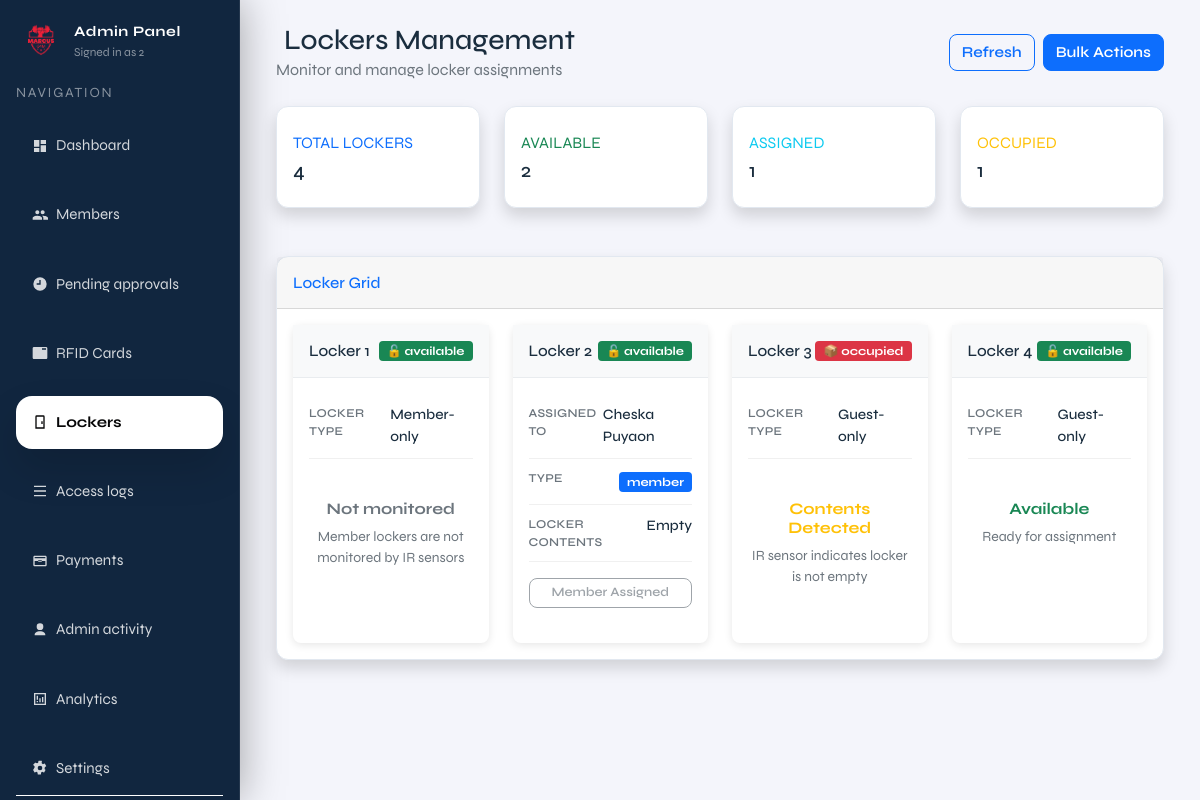
The app's page /admin/lockers (signed in), older data.
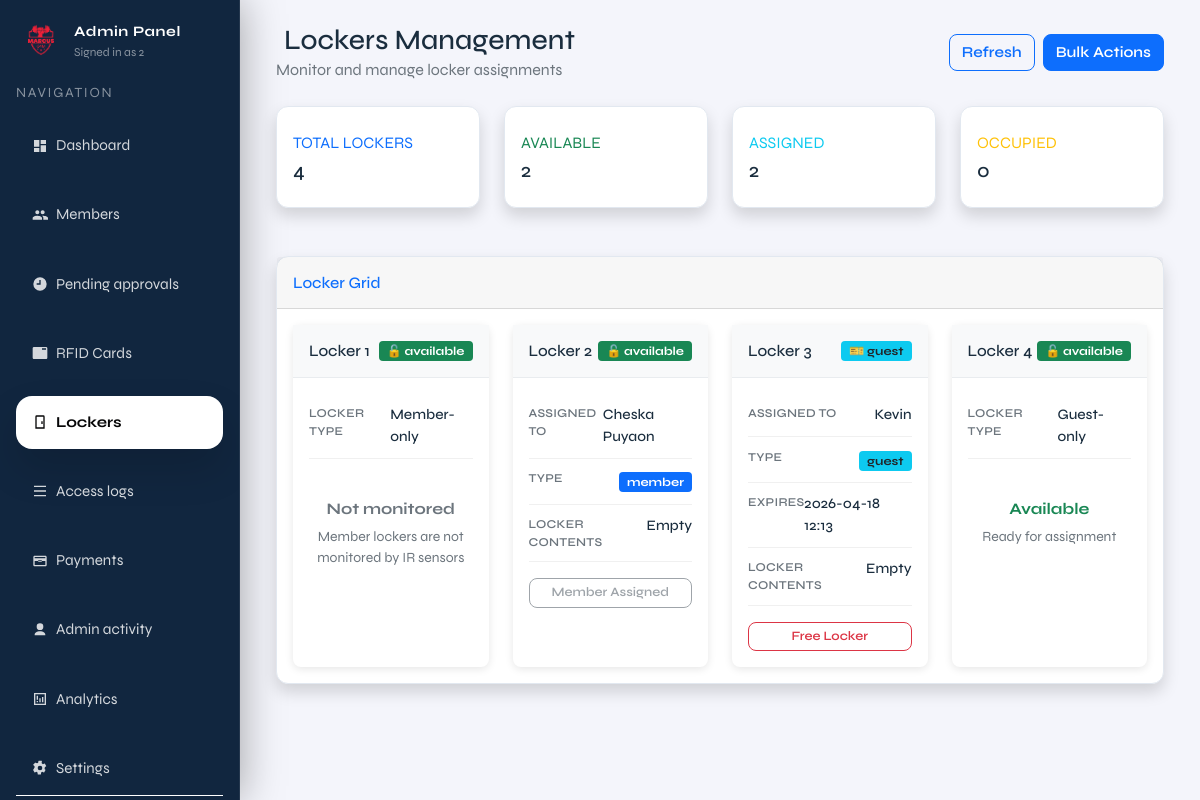
The same page, newer data.
### tables this page shows
CREATE TABLE lockers (
              id INTEGER PRIMARY KEY AUTOINCREMENT,
              label TEXT NOT NULL,
              status TEXT NOT NULL DEFAULT 'available'
            );

CREATE TABLE members (
              id INTEGER PRIMARY KEY AUTOINCREMENT,
              full_name TEXT NOT NULL,
              address TEXT,
              contact_number TEXT,
              age INTEGER,
              category TEXT,
              payment_status TEXT NOT NULL DEFAULT 'unpaid',
              paid_at TEXT,
              status TEXT NOT NULL DEFAULT 'pending',
              created_at TEXT NOT NULL DEFAULT (datetime('now'))
            , locker_id INTEGER, fingerprint_uid TEXT, rfid_uid TEXT, expiry_date TEXT, member_type TEXT DEFAULT 'regular');

### admin.py (the view)
@admin_bp.get("/lockers")
def admin_lockers():
    guard = _require_admin()
    if guard is not None:
        return guard
    now_local = datetime.now().strftime("%Y-%m-%d %H:%M:%S")
    with connect() as conn:
        conn.execute(
            """
            UPDATE members
               SET locker_id = NULL
             WHERE member_type = 'guest'
               AND locker_id IS NOT NULL
               AND REPLACE(expiry_date, 'T', ' ') < ?
            """,
            (now_local,),
        )
        conn.execute(
            """
            UPDATE members
               SET locker_id = NULL
             WHERE member_type = 'guest'
               AND locker_id IS NOT NULL
               AND NOT EXISTS (
                   SELECT 1 FROM guest_rfid_cards grc
                    WHERE grc.guest_id = members.id
                      AND grc.status = 'ACTIVE'
               )
            """,
        )
        conn.execute(
            """
            UPDATE lockers
               SET status = 'available'
             WHERE status = 'occupied'
               AND id NOT IN (SELECT locker_id FROM members WHERE locker_id IS NOT NULL)
            """,
        )
    with connect() as conn:
        lockers_data = conn.execute(
            """
            SELECT
                l.id,
                l.label,
                l.status,
                m.id AS member_id,
                m.full_name,
                m.member_type,
                m.status AS member_status,
                m.payment_status,
                m.expiry_date
            FROM lockers l
            LEFT JOIN members m ON l.id = m.locker_id
                AND (
                    (m.member_type != 'guest' AND m.status = 'approved')  -- Only show APPROVED regular members
                    OR (m.member_type = 'guest' AND (m.expiry_date IS NULL OR REPLACE(m.expiry_date, 'T', ' ') >= ?))  -- Show active guests, including no-expiry guests
                )
            ORDER BY l.id ASC
            """,
            (now_local,)
        ).fetchall()
        lockers = []
        for row in lockers_data:
            locker_type = 'member' if row["id"] in (1, 2) else 'guest'
            locker = {
                "id": row["id"],
                "label": row["label"],
                "status": row["status"],
                "type": locker_type,
                "assigned_to": None
            }
            if row["member_id"]:
                locker["assigned_to"] = {
                    "id": row["member_id"],
                    "name": row["full_name"],
                    "type": row["member_type"],
                    "member_status": row["member_status"],
                    "payment_status": row["payment_status"],
                    "expiry_date": row["expiry_date"]
                }
            lockers.append(locker)
        stats = {
            "total": len(lockers),
            "available": sum(
                1 for l in lockers
                if (l["type"] == "member" and l["assigned_to"] is None)
                or (l["type"] == "guest" and l["assigned_to"] is None and l["status"] == "available")
            ),
            "occupied": sum(
                1 for l in lockers
                if l["type"] == "guest" and l["status"] == "occupied"
            ),
            "assigned": sum(1 for l in lockers if l["assigned_to"] is not None)
        }
    return render_template(
        "admin/pages/admin_lockers.html",
        lockers=lockers,
        stats=stats,
        current_page="lockers",
        admin_username=session.get("admin_username"),
        now=datetime.now(),
    )

### admin.py (called while the page is built)
def _require_admin():
    if not session.get("admin_logged_in"):
        return redirect(url_for("admin.admin_login"))
    return None

@admin_bp.before_request
def _protect_admin_routes():
    if request.endpoint in ("admin.admin_login", "admin.admin_login_submit"):
        return None
    if not session.get("admin_logged_in"):
        return redirect(url_for("admin.admin_login"))

### db.py (called while the page is built, shortened)
def _db_path() -> Path:
    env_path = os.getenv("LOCKER_DB_PATH")
    if env_path:
        return Path(env_path)
    current_dir = Path(__file__).resolve().parent
    candidate_paths = [
        current_dir / "locker.sqlite3",
        current_dir / "locker.db",
        current_dir.parent / "locker.sqlite3",
        current_dir.parent / "locker.db",
    ]
    for path in candidate_paths:
        if path.exists():
            return path
    return current_dir.parent / "locker.sqlite3"

def _database_url() -> Optional[str]:
    return os.getenv("DATABASE_URL") or os.getenv("POSTGRES_URL")

    def _translate_sql(self, sql: str, params: Optional[Iterable[Any]] = None) -> str:
        if not self._is_postgres:
            return sql

### templates/admin/pages/admin_lockers.html (shortened to what the changed rows need)
{% extends "admin/layout/admin.html" %}
{% block admin_content %}
<div class="container-fluid">
  <div class="d-flex justify-content-between align-items-center mb-4">
    <div>
      <h1 class="h3 mb-0 text-gray-800">
        Lockers Management
      </h1>
    </div>
  </div>
  <div class="row mb-4">
    <div class="col-xl-3 col-md-6 mb-4">
      <div class="card border-left-info shadow h-100 py-2">
        <div class="card-body">
          <div class="row no-gutters align-items-center">
            <div class="col mr-2">
              <div class="text-xs font-weight-bold text-info text-uppercase mb-1">
                Assigned</div>
              <div class="h5 mb-0 font-weight-bold text-gray-800">{{ stats.assigned }}</div>
            </div>
          </div>
        </div>
      </div>
    </div>
    <div class="col-xl-3 col-md-6 mb-4">
      <div class="card border-left-warning shadow h-100 py-2">
        <div class="card-body">
          <div class="row no-gutters align-items-center">
            <div class="col mr-2">
              <div class="text-xs font-weight-bold text-warning text-uppercase mb-1">
                Occupied</div>
              <div class="h5 mb-0 font-weight-bold text-gray-800">{{ stats.occupied }}</div>
            </div>
          </div>
        </div>
      </div>
    </div>
  </div>
  <div class="card shadow">
    <div class="card-body">
      <div class="locker-grid">
        <div class="row g-4 justify-content-center" id="lockersGrid">
        {% for locker in lockers %}
          <div class="col-6 col-md-4 col-lg-3">
            <div class="card locker-card h-100 {% if locker.assigned_to %}border-primary{% elif locker.status == 'occupied' %}border-warning{% else %}border-success{% endif %}">
              <div class="locker-header d-flex justify-content-between align-items-center">
                <h6 class="mb-0">{{ locker.label }}</h6>
                {% if locker.assigned_to and locker.assigned_to.type == 'member' %}
                  <span class="badge bg-warning text-dark" style="font-size: 0.75rem;">🔒 member</span>
                {% elif locker.assigned_to and locker.assigned_to.type == 'guest' %}
                  <span class="badge bg-info text-dark" style="font-size: 0.75rem;">🎫 guest</span>
                {% elif locker.status == 'occupied' %}
                  <span class="badge bg-danger" style="font-size: 0.75rem;">📦 occupied</span>
                {% else %}
                  <span class="badge bg-success" style="font-size: 0.75rem;">🔓 available</span>
                {% endif %}
              </div>
              <div class="card-body p-3">
                {% if locker.assigned_to %}
                  <div class="locker-info-row">
                    <span class="locker-label">Assigned to</span>
                    <span class="locker-value">{{ locker.assigned_to.name }}</span>
                  </div>
                  <div class="locker-info-row">
                    <span class="locker-label">Type</span>
                    <span>
                      {% if locker.assigned_to.type == 'guest' %}
                        <span class="badge bg-info text-dark" style="font-size: 0.75rem;">guest</span>
                      {% else %}
                        <span class="badge bg-primary" style="font-size: 0.75rem;">member</span>
                      {% endif %}
                    </span>
                  </div>
                  {% if locker.assigned_to.type == 'guest' and locker.assigned_to.expiry_date %}
                  <div class="locker-info-row">
                    <span class="locker-label">Expires</span>
                    <span class="locker-value">{{ locker.assigned_to.expiry_date.replace('T', ' ')[:16] }}</span>
                  </div>
                  {% endif %}
                  <div class="locker-info-row">
                    <span class="locker-label">Locker contents</span>
                    <span class="locker-value">
                      {% if locker.type == 'guest' and locker.status == 'occupied' %}
                        Occupied
                      {% else %}
                        Empty
                      {% endif %}
                    </span>
                  </div>
                  <div class="d-grid gap-2 mt-3">
                    {% if locker.assigned_to.type == 'guest' %}
                      <button type="button" class="btn btn-sm btn-outline-danger" onclick="showDeleteModal('locker', {'locker_id': '{{ locker.label }}', 'name': '{{ locker.assigned_to.name }}'}, function() { fetch('{{ url_for('admin.admin_delete_guest', guest_id=locker.assigned_to.id) }}', { method: 'POST' }).then(r => location.reload()); })">Free Locker</button>
                    {% else %}
                      <button type="button" class="btn btn-sm btn-outline-secondary" disabled>Member Assigned</button>
                    {% endif %}
                  </div>
                {% else %}
                  <div class="locker-info-row">
                    <span class="locker-label">Locker type</span>
                    <span class="locker-value">{% if locker.type == 'member' %}Member-only{% else %}Guest-only{% endif %}</span>
                  </div>
                  <div class="text-center py-4">
                    {% if locker.type == 'guest' %}
                      {% if locker.status == 'occupied' %}
                        <h6 class="text-warning fw-bold mb-2">Contents Detected</h6>
                        <p class="text-muted small mb-3">IR sensor indicates locker is not empty</p>
                      {% else %}
                        <h6 class="text-success fw-bold mb-2">Available</h6>
                        <p class="text-muted small mb-3">Ready for assignment</p>
                      {% endif %}
                    {% else %}
                      <h6 class="text-secondary fw-bold mb-2">Not monitored</h6>
                      <p class="text-muted small mb-3">Member lockers are not monitored by IR sensors</p>
                    {% endif %}
                  </div>
                {% endif %}
              </div>
            </div>
          </div>
        {% endfor %}
      </div>
    </div>
  </div>
</div>
{% endblock %}

Row changes from the older to the newer data that the page shows:
no longer on this page (row edited): lockers: label "Locker 3", status "📦 occupied", shows "LOCKER TYPE", shows "Guest-only"
added members: label "Locker 3", member_type "🎫 guest", assigned_to.name "Kevin", assigned_to.expiry_date "2026-04-18 12:13", shows "Empty"
Text that changed along with them:
{{ stats.assigned }}: "1" → "2"
{{ stats.occupied }}: "1" → "0"
